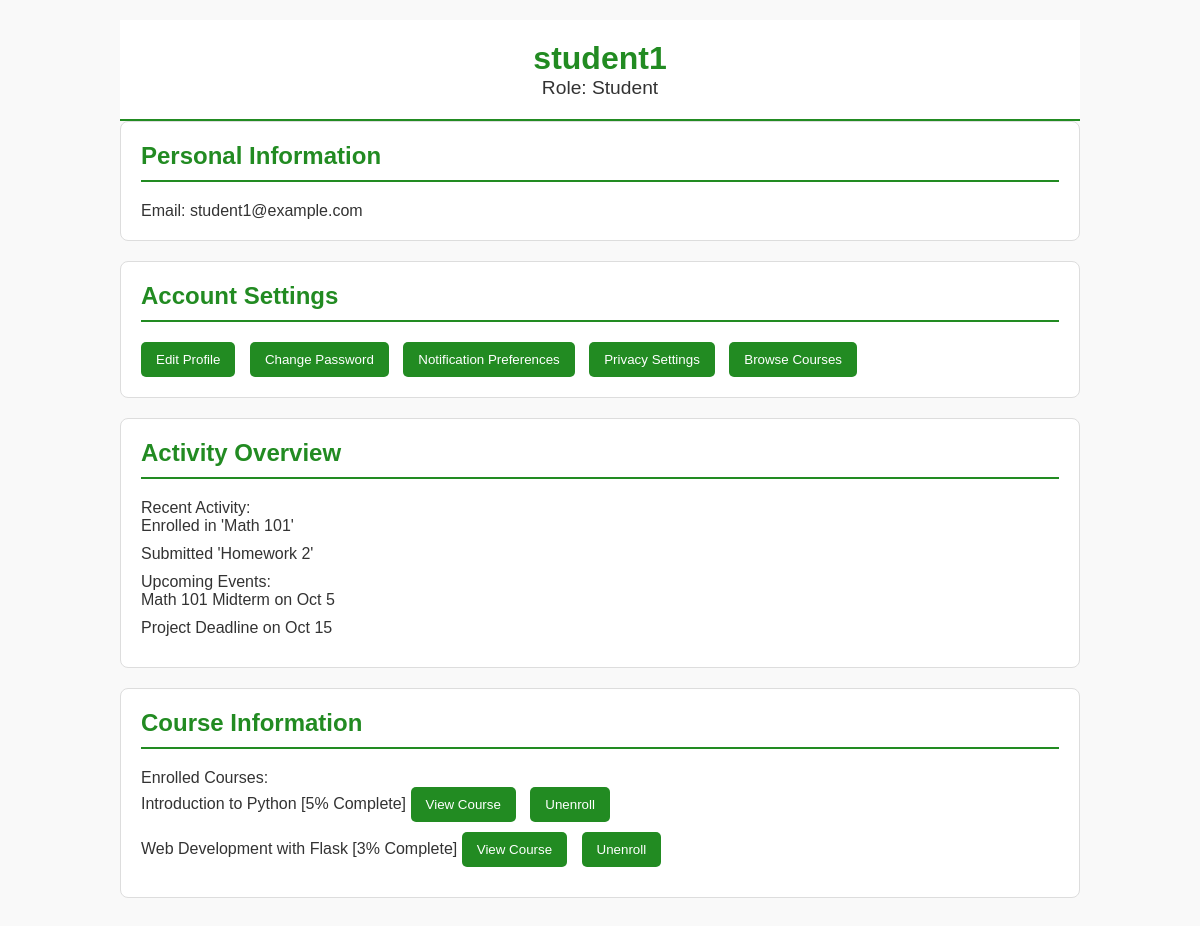
The page /studentprofile (signed in) on the database its author committed.
### models.py (models this page shows)
class User(db.Model):
    id = db.Column(db.Integer, primary_key=True)
    username = db.Column(db.String(150), nullable=False, unique=True)
    email = db.Column(db.String(150), nullable=False, unique=True)
    password = db.Column(db.String(150), nullable=False)
    enrollments = db.relationship('Enrollment', back_populates='user', cascade="all, delete-orphan")
    progress = db.relationship('Progress', back_populates='user', cascade="all, delete-orphan")

class Progress(db.Model):
    id = db.Column(db.Integer, primary_key=True)
    user_id = db.Column(db.Integer, db.ForeignKey('user.id'), nullable=False)
    course_id = db.Column(db.Integer, db.ForeignKey('course.id'), nullable=False)
    completed_lessons = db.Column(db.Integer, default=0)
    completed_assignments = db.Column(db.Integer, default=0)
    test_scores = db.Column(db.Float, nullable=True)
    user = db.relationship('User', back_populates='progress')
    course = db.relationship('Course', back_populates='progress')

class Course(db.Model):
    id = db.Column(db.Integer, primary_key=True)
    title = db.Column(db.String(200), nullable=False)
    description = db.Column(db.Text, nullable=False)
    enrollments = db.relationship('Enrollment', back_populates='course', cascade="all, delete-orphan")
    progress = db.relationship('Progress', back_populates='course', cascade="all, delete-orphan")

### app.py (the view)
@app.route('/studentprofile')
def student_profile():
    if 'username' in session and 'email' in session:
        user = User.query.filter_by(username=session['username']).first()
        enrolled_courses = db.session.query(Course, Progress).join(Progress).filter(
            Progress.user_id == user.id
        ).all()
        courses_data = [{'id': course.id, 'title': course.title, 'progress': progress.completed_lessons}
                        for course, progress in enrolled_courses]
        recent_activities = ["Enrolled in 'Math 101'", "Submitted 'Homework 2'"]
        upcoming_events = ["Math 101 Midterm on Oct 5", "Project Deadline on Oct 15"]
        return render_template('studentprofile.html',
                               username=user.username,
                               email=user.email,
                               enrolled_courses=courses_data,
                               recent_activities=recent_activities,
                               upcoming_events=upcoming_events)
    else:
        flash('Please sign in to view your profile.')
        return redirect(url_for('index'))

### app.py (called while the page is built)
@app.after_request
def add_cache_control_header(response):
    response.headers['Cache-Control'] = 'no-cache, no-store, must-revalidate'
    response.headers['Pragma'] = 'no-cache'
    response.headers['Expires'] = '0'
    return response

### templates/studentprofile.html (shortened to what this page needs)
<!DOCTYPE html>
<html lang="en">
<head>
    <link rel="stylesheet" href="/static/css/studentprofile.css">
    <link rel="stylesheet" href="{{ url_for('static', filename='css/common.css') }}">
</head>
<body>
    <div class="container">
        <header class="header">
            <h1 class="name" id="profileName">{{ username }}</h1>
            <p class="role">Role: Student</p>
        </header>
        <section class="personal-info">
            <h2>Personal Information</h2>
            <p>Email: <span id="email">{{ email }}</span></p>
        </section>
        <section class="account-settings">
            <h2>Account Settings</h2>
            <button class="settings-btn">Edit Profile</button>
            <button class="settings-btn">Change Password</button>
            <button class="settings-btn">Notification Preferences</button>
            <button class="settings-btn">Privacy Settings</button>
            <a href="{{ url_for('course_bp.courses') }}">
                <button class="settings-btn">Browse Courses</button>
            </a>
        </section>
        <section class="activity-overview">
            <h2>Activity Overview</h2>
            <div class="activity">
                <p>Recent Activity:</p>
                <ul>
                    {% for activity in recent_activities %}
                        <li>{{ activity }}</li>
                    {% endfor %}
                </ul>
            </div>
            <div class="events">
                <p>Upcoming Events:</p>
                <ul>
                    {% for event in upcoming_events %}
                        <li>{{ event }}</li>
                    {% endfor %}
                </ul>
            </div>
        </section>
        <section class="course-info">
            <h2>Course Information</h2>
            <div class="courses">
                <p>Enrolled Courses:</p>
                {% if enrolled_courses %}
                <ul>
                    {% for course in enrolled_courses %}
                        <li>
                            {{ course.title }} [{{ course.progress }}% Complete]
                            <a href="{{ url_for('course_bp.course_details', course_id=course.id) }}">
                                <button>View Course</button>
                            </a>
                            <form action="{{ url_for('course_bp.unenroll', course_id=course.id) }}" method="POST" style="display:inline;">
                                <button type="submit" onclick="return confirm('Are you sure you want to unenroll from {{ course.title }}?');">
                                    Unenroll
                                </button>
                            </form>
                        </li>
                    {% endfor %}
                </ul>
            {% else %}
                <p>You are not enrolled in any courses.</p>
            {% endif %}
            </div>
        </section>
    </div>
</body>
</html>

### static/css/studentprofile.css (style rules this page uses)
body, h1, h2, p, ul, li, button { margin: 0; padding: 0; box-sizing: border-box; }
body { font-family: Arial, sans-serif; background-color: #f9f9f9; color: #333; }
.container { width: 80%; margin: 0 auto; padding: 20px; }
.header { text-align: center; background-color: #fff; padding: 20px; border-bottom: 2px solid #228B22; }
.header .name { font-size: 2em; color: #228B22; }
.header .role { font-size: 1.2em; }
section { background-color: #fff; padding: 20px; margin-bottom: 20px; border: 1px solid #ddd; border-radius: 8px; }
h2 { border-bottom: 2px solid #228B22; padding-bottom: 10px; margin-bottom: 20px; color: #228B22; }
button { background-color: #228B22; color: #fff; border: none; padding: 10px 15px; border-radius: 5px; cursor: pointer; margin-right: 10px; }
a { color: #228B22; text-decoration: none; }
ul { list-style-type: none; }
ul li { margin-bottom: 10px; }

### rows shown on the page
User: username "student1", email "student1@example.com"
Progress: title "Introduction to Python", progress "5"
Progress: title "Web Development with Flask", progress "3"

### other values the page prints
{{ activity }} "Enrolled in 'Math 101'" "Submitted 'Homework 2'"
{{ event }} "Math 101 Midterm on Oct 5" "Project Deadline on Oct 15"
